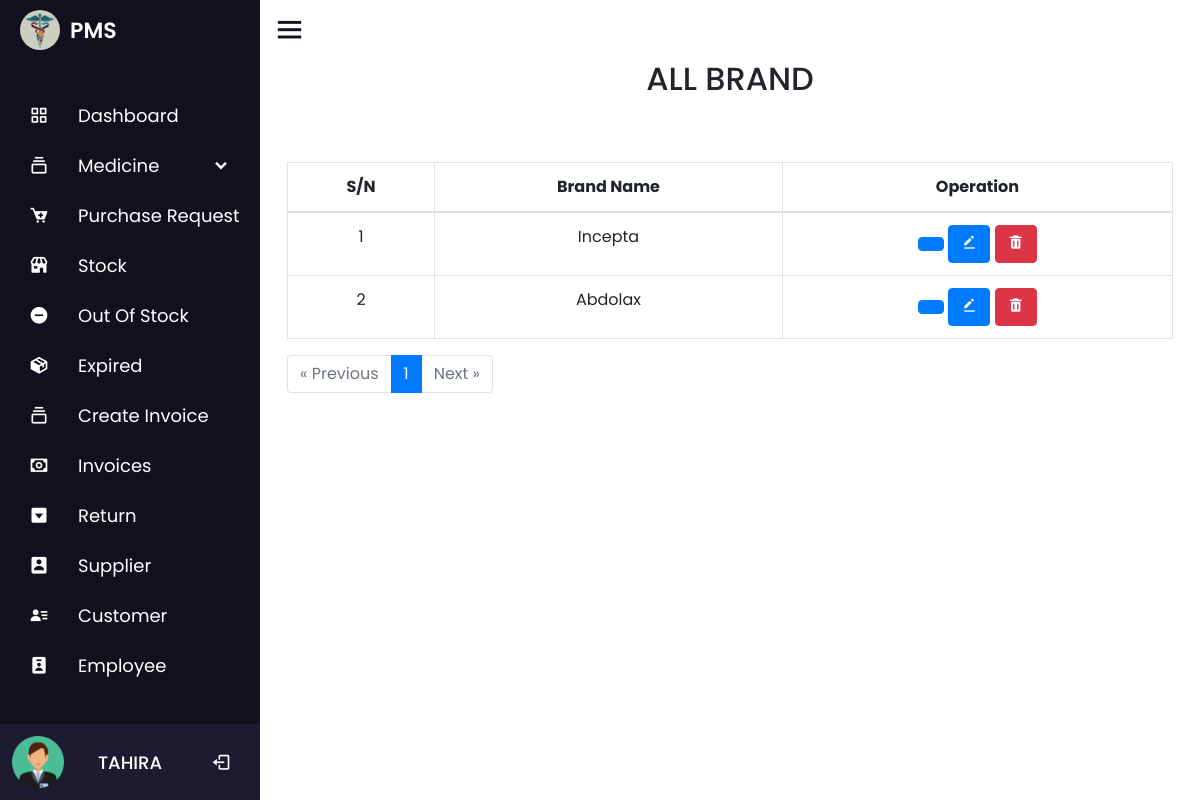
Screenshot of /brand.php (signed in) with the database file from the repository.
### tables this page shows
CREATE TABLE `employee` (
  `id` int(100) NOT NULL COMMENT 'ID',
  `name` varchar(100) NOT NULL COMMENT 'Name',
  `number` int(100) NOT NULL COMMENT 'Number',
  `email` varchar(100) NOT NULL COMMENT 'Email',
  `password` varchar(100) NOT NULL,
  `role` int(10) NOT NULL,
  `date` timestamp NOT NULL DEFAULT current_timestamp()
);

CREATE TABLE `medicine_brand` (
  `brand_id` int(11) NOT NULL,
  `brand_name` varchar(100) NOT NULL,
  `date` timestamp NOT NULL DEFAULT current_timestamp()
);

### brand.php (the view, shortened to what this page needs)
<?php
include 'nav/nav.php';
$results_per_page = 10;
$offset = 0;
if (isset($_GET['page']) && is_numeric($_GET['page'])) {
    $page = $_GET['page'];
    $offset = ($page - 1) * $results_per_page;
} else {
    $page = 1;
}
$query = "SELECT * FROM medicine_brand LIMIT $offset, $results_per_page";
$data = mysqli_query($conn, $query);
$total_results_query = mysqli_query($conn, "SELECT COUNT(*) AS total FROM medicine_brand");
$total_results_row = mysqli_fetch_assoc($total_results_query);
$total_results = $total_results_row['total'];
$total_pages = ceil($total_results / $results_per_page);
?>
<div class="container">
    <div class="title">
        <h2 class="text-center text-uppercase p-2">All Brand</h2>
        <a href="add_brand.php"><button class="col-2 btn btn-primary add_button"> Add Brand</button> </a>
    </div>
    <table id="zctb"class="display table table-bordered table-hover text-center" cellspacing="0" width="100%">
        <thead>
            <tr>
                <th>S/N</th>
                <th>Brand Name</th>
                <th>Operation</th>
            </tr>
        </thead>
        <tbody>
            <?php
            $c = $offset + 1;
            if ($total_results != 0) {
                while ($result = mysqli_fetch_assoc($data)) {
                    echo '
                    <tr>
                        <td>' . $c . '</td>
                        <td>' . $result['brand_name'] . '</td>
                        <td>
                            <a href="view.php?selectid=' . $result['brand_id'] . '" class="text-light"><button class="btn btn-primary"><i class="uil uil-eye"></i></button></a>
                            <a href="cupdate.php?updateid=' . $result['brand_id'] . '" class="text-light"><button class="btn btn-primary"><i class="bx bxs-edit-alt"></i></button></a>
                            <a href="cdelete.php?deleteid=' . $result['brand_id'] . '" class="text-light"><button class="btn btn-danger"><i class="bx bxs-trash"></i></button></a>
                        </td>
                    </tr>';
                    $c++;
                }
            } else {
                echo "<tr><td colspan='3'>NO records Found</td></tr>";
            }
            ?>
        </tbody>
    </table>
    <?php
    echo '<div class="pagination">';
    echo '<ul class="pagination">';
    if ($page > 1) {
        echo '<li class="page-item"><a class="page-link" href="?page=' . ($page - 1) . '">&laquo; Previous</a></li>';
    } else {
        echo '<li class="page-item disabled"><span class="page-link">&laquo; Previous</span></li>';
    }
    for ($i = 1; $i <= $total_pages; $i++) {
        if ($i == $page) {
            echo '<li class="page-item active"><span class="page-link">' . $i . '</span></li>';
        } else {
            echo '<li class="page-item"><a class="page-link" href="?page=' . $i . '">' . $i . '</a></li>';
        }
    }
    if ($page < $total_pages) {
        echo '<li class="page-item"><a class="page-link" href="?page=' . ($page + 1) . '">Next &raquo;</a></li>';
    } else {
        echo '<li class="page-item disabled"><span class="page-link">Next &raquo;</span></li>';
    }
    echo '</ul>';
    echo '</div>';
    ?>
</div>
<?php include 'nav/footer.php'; ?>

### nav/nav.php (shortened to what this page needs)
<?php
$db = new dbObj();
$conn =  $db->getConnstring();
?>
<!DOCTYPE html>
<html lang="en" dir="ltr">
<head>
  <link rel="stylesheet" href="nav/style.css">
  <link rel="stylesheet" href="css/bootstrap.min.css">
  <link rel="stylesheet" href="https://unicons.iconscout.com/release/v4.0.0/css/line.css">
  <link href='https://unpkg.com/boxicons@2.0.7/css/boxicons.min.css' rel='stylesheet'>
  <link rel="stylesheet" href="https://unicons.iconscout.com/release/v4.0.8/css/line.css">
  <link rel="stylesheet" href="https://cdnjs.cloudflare.com/ajax/libs/font-awesome/4.7.0/css/font-awesome.min.css">
  <link rel="stylesheet" href="//code.jquery.com/ui/1.13.2/themes/base/jquery-ui.css">
</head>
<body>
  <div class="sidebar">
    <div class="logo-details">
      <img src="image/logo.jpg" alt="profileImg" style="height: 40px; width: 40px;     border-radius: 50px; margin-right: 10px; margin-left: 20px;">
      <span class="logo_name">PMS</span>
    </div>
    <?php
        if (isset($_SESSION['admin'])) {
            echo '
            <ul class="nav-links">
            <li>
                <a href="dashboard.php">
                <i class="bx bx-grid-alt"></i>
                <span class="link_name">Dashboard</span>
                </a>
                <ul class="sub-menu blank">
                <li><a class="link_name" href="dashboard.php">Dashboard</a></li>
                </ul>
            </li>
            <li>
                <div class="iocn-link">
                <a href="medicine_details.php">
                    <i class="bx bx-collection"></i>
                    <span class="link_name">Medicine</span>
                </a>
                <i class="bx bxs-chevron-down arrow"></i>
                </div>
                <ul class="sub-menu">
                <li><a class="link_name" href="medicine_details.php">Medicine</a></li>
                <li><a href="catagory.php">Catagory</a></li>
                <li><a href="brand.php">Brand</a></li>
                <li><a href="generic.php">Generic</a></li>
                </ul>
            </li>
            <li>
            <a href="purchase_request.php">
            <i class="bx bxs-cart-add" ></i>
            <span class="link_name">Purchase Request</span>';
        echo '</a>
            <ul class="sub-menu blank">
            <li><a class="link_name" href="purchase_request.php">Purchase Request</a></li>
            </ul>
        </li>
            <li>
            <a href="stock.php">
            <i class="bx bxs-store" ></i>
              <span class="link_name">Stock</span>
            </a>
            <ul class="sub-menu blank">
              <li><a class="link_name" href="stock.php">Stock</a></li>
            </ul>
          </li>
          <li>
            <a href="outofstock.php">
            <i class="bx bxs-minus-circle" ></i>
              <span class="link_name">Out Of Stock</span>';
           echo' </a>
            <ul class="sub-menu blank">
              <li><a class="link_name" href="outofstock.php">Out Of Stock</a></li>
            </ul>
          </li>
          <li>
            <a href="expired.php">
            <i class="bx bxs-package" ></i>
              <span class="link_name">Expired</span>';
           echo' </a>
            <ul class="sub-menu blank">
              <li><a class="link_name" href="expired.php">Out Of Stock</a></li>
            </ul>
          </li>
          <li>
            <div class="iocn-link">
              <a href="add_order.php">
                <i class="bx bx-collection"></i>
                <span class="link_name">Create Invoice</span>
              </a>
            </div>
          </li>
          <li>
            <div class="iocn-link">
              <a href="invoices.php">
              <i class="bx bx-money" ></i>
                <span class="link_name">Invoices</span>
              </a>
            </div>
          </li>
          <li>
            <a href="return.php">
            <i class="bx bxs-caret-down-square" ></i>
              <span class="link_name">Return</span>
            </a>
            <ul class="sub-menu blank">
              <li><a class="link_name" href="return.php">Return</a></li>
            </ul>
          </li>
          <li>
          <a href="supplier.php">
          <i class="bx bxs-user-rectangle" ></i>
            <span class="link_name">Supplier</span>
          </a>
          <ul class="sub-menu blank">
            <li><a class="link_name" href="supplier.php">Customer</a></li>
          </ul>
        </li>
          <li>
          <a href="customer.php">
          <i class="bx bxs-user-detail" ></i>
            <span class="link_name">Customer</span>
          </a>
          <ul class="sub-menu blank">
            <li><a class="link_name" href="customer.php">Customer</a></li>
          </ul>
        </li>
        <li>
          <a href="employee.php">
          <i class="bx bxs-user-badge"></i>
            <span class="link_name">Employee</span>
          </a>
          <ul class="sub-menu blank">
            <li><a class="link_name" href="employee.php">Employee</a></li>
          </ul>
        </li>
          <li>
            ';
        }
        ?>
        <div class="profile-details">
          <div class="profile-content">
            <img src="image/user.png" alt="profileImg">
          </div>
          <div class="name-job">
            <div class="profile_name"><a class="link_name text-white text-uppercase" href="profile.php"><?php
                                      $query = mysqli_query($conn, "SELECT * FROM `employee` WHERE `id`='$_SESSION[eid]'");
                                      $fetch = mysqli_fetch_array($query);
                                      echo $fetch['name'];
                                      ?></a></div>
          </div>
          <a href="logout.php">
            <i class='bx bx-log-out'></i></a>
        </div>
      </li>
    </ul>
  </div>
  <section class="home-section">
    <div class="home-content">
      <i class='bx bx-menu'></i>
    </div>

### nav/style.css (style rules this page uses)
* { margin: 0; padding: 0; box-sizing: border-box; font-family: 'Poppins', sans-serif; }
.sidebar { position: fixed; top: 0; left: 0; height: 100%; width: 260px; background: #11101d; z-index: 100; transition: all 0.5s ease; }
.sidebar .logo-details { height: 60px; width: 100%; display: flex; align-items: center; }
.sidebar .logo-details .logo_name { font-size: 22px; color: #fff; font-weight: 600; transition: 0.3s ease; transition-delay: 0.1s; }
.sidebar .nav-links { height: 100%; padding: 30px 0 150px 0; overflow: auto; }
.sidebar .nav-links li { position: relative; list-style: none; transition: all 0.4s ease; }
.sidebar .nav-links li .iocn-link { display: flex; align-items: center; justify-content: space-between; }
.sidebar .nav-links li i { height: 50px; min-width: 78px; text-align: center; line-height: 50px; color: #fff; font-size: 20px; cursor: pointer; transition: all 0.3s ease; }
.sidebar .nav-links li a { display: flex; align-items: center; text-decoration: none; }
.sidebar .nav-links li a .link_name { font-size: 18px; font-weight: 400; color: #fff!important; transition: all 0.4s ease; }
.sidebar .profile-details { position: fixed; bottom: 0; width: 260px; display: flex; align-items: center; justify-content: space-between; background: #1d1b31; padding: 12px 0; transition: all 0.5s ease; }
.sidebar .profile-details .profile-content { display: flex; align-items: center; }
.sidebar .profile-details img { height: 52px; width: 52px; object-fit: cover; border-radius: 16px; margin: 0 14px 0 12px; background: #1d1b31; transition: all 0.5s ease; }
.sidebar .profile-details .profile_name, .sidebar .profile-details .job { color: #fff; font-size: 18px; font-weight: 500; white-space: nowrap; }
.home-section { position: relative; background: #ffffff; height: 100vh; left: 130px; width: calc(100% - 260px); transition: all 0.5s ease; padding: 12px; overflow: auto; }
.home-content { align-items: center; flex-wrap: wrap; }
.home-section .home-content .bx-menu, .home-section .home-content .text { color: #11101d; font-size: 35px; }
.home-section .home-content .bx-menu { cursor: pointer; margin-right: 10px; }
* { margin: 0; padding: 0; box-sizing: border-box; }
body { display: flex; justify-content: center; align-items: center; min-height: 100vh; }

### rows the page displays
employee: name "TAHIRA"
medicine_brand: brand_name "Incepta"
medicine_brand: brand_name "Abdolax"
